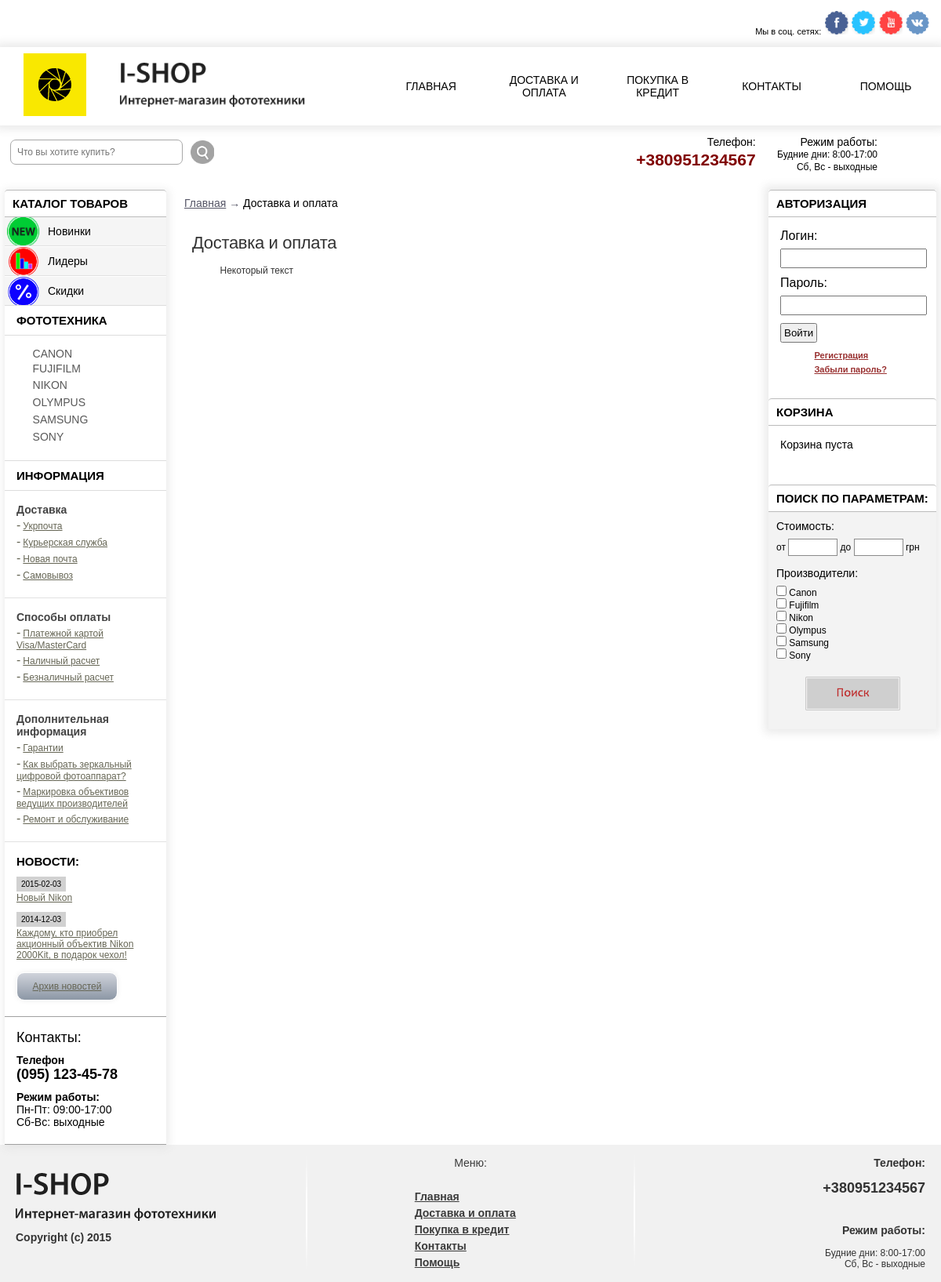
/?view=page&page_id=1, run on the app's committed database.
### tables this page shows
CREATE TABLE IF NOT EXISTS `page` (
  `page_id` tinyint(3) unsigned NOT NULL AUTO_INCREMENT,
  `title` varchar(255) NOT NULL,
  `keywords` varchar(255) NOT NULL,
  `description` varchar(255) NOT NULL,
  `position` tinyint(3) unsigned NOT NULL DEFAULT '0',
  `text` text NOT NULL,
  PRIMARY KEY (`page_id`)
);

CREATE TABLE IF NOT EXISTS `news` (
  `news_id` int(10) unsigned NOT NULL AUTO_INCREMENT,
  `title` varchar(255) NOT NULL,
  `goods_id` int(10) unsigned NOT NULL,
  `keywords` varchar(255) NOT NULL,
  `description` varchar(255) NOT NULL,
  `anons` text NOT NULL,
  `text` text NOT NULL,
  `data` date NOT NULL,
  PRIMARY KEY (`news_id`)
);

### www/controller/controller.php (called while the page is built, shortened)
<?php
require_once 'functions/functions.php';
$cat = catalog();
$informers = informer();
$pages = pages();
$news = get_title_news();
$view = empty($_GET['view']) ? 'leader' : $_GET['view'];
switch($view){
    case('page'):
        $page_id = abs((int)$_GET['page_id']);
        $get_page = get_page($page_id);
    break;
}
require_once TEMPLATE.'index.php';

### www/index.php (called while the page is built, shortened)
<?php
require_once CONTROLLER;

### www/model/model.php (called while the page is built, shortened)
<?php
function catalog(){
	$query = "SELECT * FROM brands ORDER BY parent_id, brand_name";
	$res = mysql_query($query) or die(mysql_query());
	$cat = array();
	while($row = mysql_fetch_assoc($res)){
		if(!$row['parent_id']){
			$cat[$row['brand_id']][] = $row['brand_name'];
			}else{
				$cat[$row['parent_id']]['sub'][$row['brand_id']] = $row['brand_name'];
				}
		}
	return $cat;
	}
function pages(){
    $query = "SELECT page_id, title FROM page ORDER BY position";
    $res = mysql_query($query) or die(mysql_error());
    $pages = array();
    while($row = mysql_fetch_assoc($res)){
        $pages[] = $row;
    }
     return $pages;
}
function get_page($page_id){
    $query = "SELECT title, text FROM page WHERE page_id = $page_id";
    $res = mysql_query($query) or die(mysql_error());
    $get_page = mysql_fetch_assoc($res);
    return $get_page;
}
function get_title_news(){
    $query = "SELECT news_id, title, data FROM news ORDER BY data DESC LIMIT 2";
    $res = mysql_query($query) or die(mysql_error());
    $news = array();
    while($row = mysql_fetch_assoc($res)){
        $news[] = $row;
    }
    return $news;
}
function informer(){
	$query = "SELECT * FROM link
				INNER JOIN informer ON
					link.parent_informer = informer.informer_id
						ORDER BY informer_position, link_position";
	$res = mysql_query($query) or die(mysql_query());
	$informers = array();
	$name = '';
	while($row = mysql_fetch_assoc($res)){
		if($row['informer_name'] != $name){
		  $informers[$row['informer_id']][] = $row['informer_name'];
		  $name = $row['informer_name'];
			}
			$informers[$row['parent_informer']]['sub'][$row['link_id']] = $row['link_name'];
		}
		return $informers;
	}

### www/functions/functions.php (called while the page is built, shortened)
<?php defined ('ISHOP') or die ('Access denied');
function active_url1($str = 'view=leader'){
   $uri = $_SERVER['QUERY_STRING'];
    $uri = explode("&", $uri);
}
?>

### www/views/ishop/include/leftbar.php (the view, shortened to what this page needs)
        <div id="left-bar">
        	<div class="left-bar-cont">
            <h2><span>Каталог товаров</span></h2>
            <div style="background-color: #f5f5f5;"><h3 class="nav-new"><a class="ajax_catNO"  href="?view=new">Новинки</a></h3>
            <h3 class="nav-leader"><a class="ajax_catNO" href="?view=leader">Лидеры</a></h3>
            <h3 class="nav-sale"><a class="ajax_catNO" href="?view=sale">Скидки</a></h3>
            </div>
            <h4><span>Фототехника</span></h4>
           	  <ul class="nav-catalog" id="accordion">
              	<?php foreach($cat as $key => $item): ?>
                	<?php if(count($item) > 1):  ?>
                          <h3 style="text-transform: uppercase;"><li><a href="#">&nbsp;&nbsp;&nbsp;&nbsp;<?=$item[0]?></a> </li></h3>
                        <?php elseif($item[0]):  ?>
                        	<li style="text-transform: uppercase;"><a <?=active_url1("category=$key")?> href="?view=cat&category=<?=$key?>">&nbsp;&nbsp;&nbsp;&nbsp;<?=$item[0] ?></a></li>
                    <?php endif; ?>
				<?php endforeach; ?>
               </ul>
        <h4><span>Информация</span></h4>
             <?php foreach($informers as $informer):?>
                <div class="info">
                    <h3><?=$informer[0]?></h3>
                    <ul>
                        <?php foreach($informer['sub'] as $key => $sub):?>
                        <li><a class="ajax_link" href="?view=informer&informer_id=<?=$key?>"><?=$sub?></a></li>
                        <?php endforeach;?>
                    </ul>
                </div>
             <?php endforeach;?>
<div class="news">
<h3>Новости:</h3>
    <?php if($news):?>
        <?php foreach($news as $item):?>
            <p>
            	<span><?=$item['data']?></span>
                <a href="?view=news&amp;news_id=<?=$item['news_id']?>"><?=$item['title']?></a>
            </p>
        <?php endforeach;?>
        <a href="?view=archive" class="news-archive">Архив новостей</a>
    <?php else: ?>
        <p>Новостей пока нет.</p>
    <?php endif; ?>
</div>
              <div class="bar-contact">
                	<h3>Контакты:</h3>
                    <p><strong>Телефон</strong><br />
                    <span>(095) 123-45-78</span></p>
                    <p><strong>Режим работы:</strong><br />
                    Пн-Пт: 09:00-17:00<br />
                    Сб-Вс: выходные<br /> </p>
                </div>
          </div>
        </div>

### www/views/ishop/include/header.php (shortened to what this page needs)
<!DOCTYPE html PUBLIC "-//W3C//DTD XHTML 1.0 Transitional//EN" "http://www.w3.org/TR/xhtml1/DTD/xhtml1-transitional.dtd">
<html xmlns="http://www.w3.org/1999/xhtml">
<head>
<link rel="stylesheet" type="text/css" href="<?=TEMPLATE?>style.css" />
<link rel="stylesheet" type="text/css" href="<?=TEMPLATE?>css/cloud-zoom.css" />
</head>
<body>
<div class="main">
<div class="header">
    <div class="head-link">
    <span style="display: inline-block; font-size: 11px; text-align:right;">Мы в соц. сетях:<br /></span>
        <a href="https://www.facebook.com/" title="Facebook" target="_blank"><img src="<?=TEMPLATE?>img/icon-fb.png" /></a>
        <a href="https://www.twitter.com/" title="Twitter" target="_blank"><img src="<?=TEMPLATE?>img/icon-twitter.png" /></a>
        <a href="https://youtube.com/" title="Youtube" target="_blank"><img src="<?=TEMPLATE?>img/icon-yt.png" /></a>
        <a href="https://vk.com/" title="Vk" target="_blank"><img src="<?=TEMPLATE?>img/icon-vk.png" /></a>
    </div>
       <div class="head">
       	<div class="logo-head">
           <a href="/"><img class="logo" src="<?=TEMPLATE?>img/logo.png" alt="Интернет магазин фототехники"/> </a>
	       <a href="/"><img class="slogan" src="<?=TEMPLATE?>img/slogan1.png" alt=""/></a>
        </div>
        <div class="menu">
            <ul>
            <li class="menu-item"><a href="<?=PATH?>">Главная</a></li>
            <?php if($pages): ?>
                <?php foreach($pages as $item):?>
                <li class="menu-item"><a href="?view=page&amp;page_id=<?=$item['page_id']?>"><?=$item['title']?></a></li>
                <?php endforeach; ?>
            <?php endif; ?>
            </ul>
        </div>
        </div>
    <div class="head-contact">
		<p><strong>Телефон:</strong><br/><span>+380951234567</span></p>
		<p><strong>Режим работы:</strong><br/> Будние дни: 8:00-17:00 <br/> Сб, Вс - выходные</p>
	</div>
    <div class="search-head-div">
	<form method="get">
		<ul class="search-head">
    		<li><input type="text" name="search" id="quickquery" placeholder="Что вы хотите купить?" />
    		</li>
    		<li><input id="img" type="image" class="search-btn" src="<?=TEMPLATE?>img/btn-search.png" title="Поиск" /></li>
		</ul>
	</form>
    </div>
	</div>

### www/views/ishop/page.php (shortened to what this page needs)
<div class="crumb">
	<a href="<?=PATH?>">Главная</a> &#8594;
    <span><?=$get_page['title']?> </span>
</div>
 <div class="content-txt">
    <?php if($get_page): ?>
        <h1><?=$get_page['title']?></h1>
            <?=$get_page['text']?>
    <?php else:?>
        <p>Такой страницы нет!</p>
    <?php endif;?>
 </div>

### www/views/ishop/include/footer.php (shortened to what this page needs)
   <div class="footer">
   		<div class="flogo">
        	<a href="/"><img src="<?=TEMPLATE?>img/slogan1.png" alt="Интернет-магазин фототехники" /></a>
<p>Copyright (c) 2015</p>
        </div>
        <div class="fphone">
            <h2>Телефон:</h2><br />
            <h1>+380951234567</h1>
            <h2>Режим работы:</h2><br/>
            <p>Будние дни: 8:00-17:00 <br/>
            Сб, Вс - выходные</p>
        </div>
        <div class="fmenu">
        	<p>Меню:</p>
            <ul>
<li><a href="<?=PATH?>">Главная</a></li>
    <?php if($pages): ?>
        <?php foreach($pages as $item):?>
        <li><a href="?view=page&amp;page_id=<?=$item['page_id']?>"><?=$item['title']?></a></li>
        <?php endforeach; ?>
    <?php endif; ?>
            </ul>
        </div>
   </div>

### data on the page
page: title "ДОСТАВКА И ОПЛАТА", title "Доставка и оплата", text "Некоторый текст"
page: title "ПОКУПКА В КРЕДИТ", title "Покупка в кредит"
page: title "КОНТАКТЫ", title "Контакты"
page: title "ПОМОЩЬ", title "Помощь"
news: data "2015-02-03", title "Новый Nikon"
news: data "2014-12-03", title "Каждому, кто приобрел акционный объектив Nikon 2000Kit, в подарок чехол!"

### other printed values
$item[0] "CANON"
$item[0] "FUJIFILM"
$item[0] "NIKON"
$item[0] "OLYMPUS"
$item[0] "SAMSUNG"
$item[0] "SONY"
$informer[0] "Доставка"
$sub "Укрпочта"
$sub "Курьерская служба"
$sub "Новая почта"
$sub "Самовывоз"
$informer[0] "Способы оплаты"
$sub "Платежной картой Visa/MasterCard"
$sub "Наличный расчет"
$sub "Безналичный расчет"
